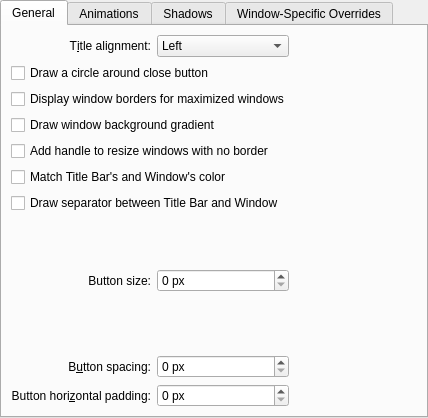
<?xml version="1.0" encoding="UTF-8"?>
<ui version="4.0">
 <class>BreezeConfigurationUI</class>
 <widget class="QWidget" name="BreezeConfigurationUI">
  <property name="geometry">
   <rect>
    <x>0</x>
    <y>0</y>
    <width>428</width>
    <height>418</height>
   </rect>
  </property>
  <layout class="QVBoxLayout" name="verticalLayout">
   <property name="leftMargin">
    <number>0</number>
   </property>
   <property name="topMargin">
    <number>0</number>
   </property>
   <property name="rightMargin">
    <number>0</number>
   </property>
   <property name="bottomMargin">
    <number>0</number>
   </property>
   <item>
    <widget class="QTabWidget" name="tabWidget">
     <property name="currentIndex">
      <number>0</number>
     </property>
     <widget class="QWidget" name="tab">
      <attribute name="title">
       <string>General</string>
      </attribute>
      <layout class="QGridLayout" name="gridLayout_4">
       <item row="0" column="0">
        <widget class="QLabel" name="label_3">
         <property name="text">
          <string>T&amp;itle alignment:</string>
         </property>
         <property name="alignment">
          <set>Qt::AlignRight|Qt::AlignTrailing|Qt::AlignVCenter</set>
         </property>
         <property name="buddy">
          <cstring>titleAlignment</cstring>
         </property>
        </widget>
       </item>
       <item row="9" column="0">
        <widget class="QLabel" name="buttonSizeLabel">
         <property name="text">
          <string>Button size:</string>
         </property>
         <property name="alignment">
          <set>Qt::AlignRight|Qt::AlignTrailing|Qt::AlignVCenter</set>
         </property>
        </widget>
       </item>
       <item row="9" column="1">
        <widget class="QSpinBox" name="buttonSize">
         <property name="enabled">
          <bool>true</bool>
         </property>
         <property name="suffix">
          <string> px</string>
         </property>
         <property name="maximum">
          <number>15</number>
         </property>
        </widget>
       </item>
       <item row="10" column="0">
        <widget class="QLabel" name="buttonSpacingLabel">
         <property name="text">
          <string>B&amp;utton spacing:</string>
         </property>
         <property name="alignment">
          <set>Qt::AlignRight|Qt::AlignTrailing|Qt::AlignVCenter</set>
         </property>
         <property name="buddy">
          <cstring>buttonSpacing</cstring>
         </property>
        </widget>
       </item>
       <item row="10" column="1">
        <widget class="QSpinBox" name="buttonSpacing">
         <property name="enabled">
          <bool>true</bool>
         </property>
         <property name="suffix">
          <string> px</string>
         </property>
         <property name="maximum">
          <number>15</number>
         </property>
        </widget>
       </item>
       <item row="11" column="0">
        <widget class="QLabel" name="buttonHPaddingLabel">
         <property name="text">
          <string>Button hori&amp;zontal padding:</string>
         </property>
         <property name="alignment">
          <set>Qt::AlignRight|Qt::AlignTrailing|Qt::AlignVCenter</set>
         </property>
         <property name="buddy">
          <cstring>buttonSpacing</cstring>
         </property>
        </widget>
       </item>
       <item row="11" column="1">
        <widget class="QSpinBox" name="buttonHPadding">
         <property name="enabled">
          <bool>true</bool>
         </property>
         <property name="suffix">
          <string> px</string>
         </property>
         <property name="maximum">
          <number>50</number>
         </property>
        </widget>
       </item>
       <item row="0" column="1">
        <widget class="QComboBox" name="titleAlignment">
         <item>
          <property name="text">
           <string>Left</string>
          </property>
         </item>
         <item>
          <property name="text">
           <string>Center</string>
          </property>
         </item>
         <item>
          <property name="text">
           <string>Center (Full Width)</string>
          </property>
         </item>
         <item>
          <property name="text">
           <string>Right</string>
          </property>
         </item>
        </widget>
       </item>
       <item row="0" column="2">
        <spacer name="horizontalSpacer">
         <property name="orientation">
          <enum>Qt::Horizontal</enum>
         </property>
         <property name="sizeHint" stdset="0">
          <size>
           <width>40</width>
           <height>20</height>
          </size>
         </property>
        </spacer>
       </item>
       <item row="9" column="0" colspan="3">
        <spacer name="verticalSpacer">
         <property name="orientation">
          <enum>Qt::Vertical</enum>
         </property>
         <property name="sizeHint" stdset="0">
          <size>
           <width>20</width>
           <height>40</height>
          </size>
         </property>
        </spacer>
       </item>
       <item row="5" column="0" colspan="3">
        <widget class="QCheckBox" name="drawSizeGrip">
         <property name="text">
          <string>Add handle to resize windows with no border</string>
         </property>
        </widget>
       </item>
       <item row="7" column="0" colspan="3">
        <widget class="QCheckBox" name="drawTitleBarSeparator">
         <property name="text">
          <string>Draw separator between Title Bar and Window</string>
         </property>
        </widget>
       </item>
       <item row="3" column="0" colspan="3">
        <widget class="QCheckBox" name="drawBorderOnMaximizedWindows">
         <property name="text">
          <string>Display window borders for maximized windows</string>
         </property>
        </widget>
       </item>
       <item row="2" column="0" colspan="3">
        <widget class="QCheckBox" name="outlineCloseButton">
         <property name="text">
          <string>Draw a circle around close button</string>
         </property>
        </widget>
       </item>
       <item row="4" column="0" colspan="3">
        <widget class="QCheckBox" name="drawBackgroundGradient">
         <property name="text">
          <string>Draw window background gradient</string>
         </property>
        </widget>
       </item>
       <item row="6" column="0" colspan="2">
        <widget class="QCheckBox" name="matchColorForTitleBar">
         <property name="text">
          <string>Match Title Bar's and Window's color</string>
         </property>
        </widget>
       </item>
      </layout>
     </widget>
     <widget class="QWidget" name="tab_2">
      <attribute name="title">
       <string>Animations</string>
      </attribute>
      <layout class="QGridLayout" name="gridLayout_5">
       <item row="1" column="0">
        <widget class="QLabel" name="animationsDurationLabel">
         <property name="enabled">
          <bool>false</bool>
         </property>
         <property name="text">
          <string>An&amp;imations duration:</string>
         </property>
         <property name="alignment">
          <set>Qt::AlignRight|Qt::AlignTrailing|Qt::AlignVCenter</set>
         </property>
         <property name="buddy">
          <cstring>animationsDuration</cstring>
         </property>
        </widget>
       </item>
       <item row="1" column="1">
        <widget class="QSpinBox" name="animationsDuration">
         <property name="enabled">
          <bool>false</bool>
         </property>
         <property name="suffix">
          <string> ms</string>
         </property>
         <property name="maximum">
          <number>500</number>
         </property>
        </widget>
       </item>
       <item row="1" column="2">
        <spacer name="horizontalSpacer_4">
         <property name="orientation">
          <enum>Qt::Horizontal</enum>
         </property>
         <property name="sizeHint" stdset="0">
          <size>
           <width>40</width>
           <height>20</height>
          </size>
         </property>
        </spacer>
       </item>
       <item row="0" column="0" colspan="3">
        <widget class="QCheckBox" name="animationsEnabled">
         <property name="text">
          <string>Enable animations</string>
         </property>
        </widget>
       </item>
       <item row="2" column="0" colspan="3">
        <spacer name="verticalSpacer_2">
         <property name="orientation">
          <enum>Qt::Vertical</enum>
         </property>
         <property name="sizeHint" stdset="0">
          <size>
           <width>20</width>
           <height>40</height>
          </size>
         </property>
        </spacer>
       </item>
      </layout>
     </widget>
     <widget class="QWidget" name="tab_4">
      <attribute name="title">
       <string>Shadows</string>
      </attribute>
      <layout class="QGridLayout" name="gridLayout">
       <item row="0" column="0">
        <widget class="QLabel" name="label">
         <property name="text">
          <string>Si&amp;ze:</string>
         </property>
         <property name="alignment">
          <set>Qt::AlignRight|Qt::AlignTrailing|Qt::AlignVCenter</set>
         </property>
         <property name="buddy">
          <cstring>shadowSize</cstring>
         </property>
        </widget>
       </item>
       <item row="0" column="1">
        <widget class="QSpinBox" name="shadowSize">
         <property name="suffix">
          <string>px</string>
         </property>
         <property name="minimum">
          <number>6</number>
         </property>
         <property name="maximum">
          <number>64</number>
         </property>
        </widget>
       </item>
       <item row="1" column="0">
        <widget class="QLabel" name="label_2">
         <property name="text">
          <string comment="strength of the shadow (from transparent to opaque)">S&amp;trength:</string>
         </property>
         <property name="alignment">
          <set>Qt::AlignRight|Qt::AlignTrailing|Qt::AlignVCenter</set>
         </property>
         <property name="buddy">
          <cstring>shadowStrength</cstring>
         </property>
        </widget>
       </item>
       <item row="1" column="1">
        <widget class="QSpinBox" name="shadowStrength">
         <property name="suffix">
          <string>%</string>
         </property>
         <property name="minimum">
          <number>10</number>
         </property>
         <property name="maximum">
          <number>100</number>
         </property>
        </widget>
       </item>
       <item row="1" column="2">
        <spacer name="horizontalSpacer_5">
         <property name="orientation">
          <enum>Qt::Horizontal</enum>
         </property>
         <property name="sizeHint" stdset="0">
          <size>
           <width>40</width>
           <height>20</height>
          </size>
         </property>
        </spacer>
       </item>
       <item row="2" column="0">
        <widget class="QLabel" name="label_5">
         <property name="text">
          <string>Color:</string>
         </property>
         <property name="alignment">
          <set>Qt::AlignRight|Qt::AlignTrailing|Qt::AlignVCenter</set>
         </property>
        </widget>
       </item>
       <item row="2" column="1">
        <widget class="KColorButton" name="shadowColor"/>
       </item>
       <item row="3" column="0" colspan="3">
        <spacer name="verticalSpacer_3">
         <property name="orientation">
          <enum>Qt::Vertical</enum>
         </property>
         <property name="sizeHint" stdset="0">
          <size>
           <width>20</width>
           <height>40</height>
          </size>
         </property>
        </spacer>
       </item>
      </layout>
     </widget>
     <widget class="QWidget" name="tab_3">
      <attribute name="title">
       <string>Window-Specific Overrides</string>
      </attribute>
      <layout class="QVBoxLayout" name="verticalLayout_3">
       <item>
        <widget class="SierraBreeze::ExceptionListWidget" name="exceptions" native="true">
         <property name="sizePolicy">
          <sizepolicy hsizetype="Preferred" vsizetype="Expanding">
           <horstretch>0</horstretch>
           <verstretch>0</verstretch>
          </sizepolicy>
         </property>
        </widget>
       </item>
      </layout>
     </widget>
    </widget>
   </item>
  </layout>
 </widget>
 <customwidgets>
  <customwidget>
   <class>KColorButton</class>
   <extends>QPushButton</extends>
   <header>kcolorbutton.h</header>
  </customwidget>
  <customwidget>
   <class>SierraBreeze::ExceptionListWidget</class>
   <extends>QWidget</extends>
   <header>config/breezeexceptionlistwidget.h</header>
   <container>1</container>
  </customwidget>
 </customwidgets>
 <tabstops>
  <tabstop>tabWidget</tabstop>
  <tabstop>titleAlignment</tabstop>
  <tabstop>buttonSize</tabstop>
  <tabstop>buttonSpacing</tabstop>
  <tabstop>outlineCloseButton</tabstop>
  <tabstop>drawBorderOnMaximizedWindows</tabstop>
  <tabstop>drawBackgroundGradient</tabstop>
  <tabstop>drawSizeGrip</tabstop>
  <tabstop>drawTitleBarSeparator</tabstop>
  <tabstop>animationsEnabled</tabstop>
  <tabstop>animationsDuration</tabstop>
  <tabstop>shadowSize</tabstop>
  <tabstop>shadowStrength</tabstop>
  <tabstop>shadowColor</tabstop>
 </tabstops>
 <resources/>
 <connections>
  <connection>
   <sender>animationsEnabled</sender>
   <signal>toggled(bool)</signal>
   <receiver>animationsDurationLabel</receiver>
   <slot>setEnabled(bool)</slot>
   <hints>
    <hint type="sourcelabel">
     <x>34</x>
     <y>194</y>
    </hint>
    <hint type="destinationlabel">
     <x>84</x>
     <y>221</y>
    </hint>
   </hints>
  </connection>
  <connection>
   <sender>animationsEnabled</sender>
   <signal>toggled(bool)</signal>
   <receiver>animationsDuration</receiver>
   <slot>setEnabled(bool)</slot>
   <hints>
    <hint type="sourcelabel">
     <x>108</x>
     <y>194</y>
    </hint>
    <hint type="destinationlabel">
     <x>141</x>
     <y>229</y>
    </hint>
   </hints>
  </connection>
 </connections>
</ui>
